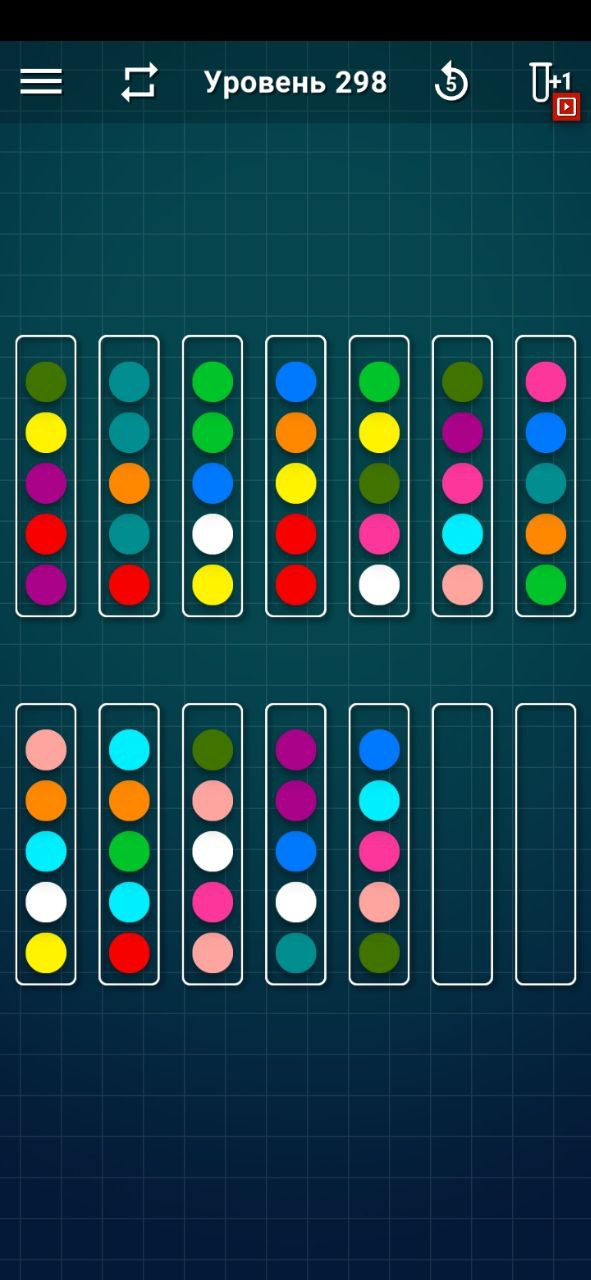
#> input picture examples/level298/photo_2022-07-17 20.31.10.jpeg, 591 x 1280 px
$ python -i screenshot_cv.py   (imports and definitions only)
#> lines starting #> are read from the running program, lines starting #| are printed output that depends on the picture; after the words box and inside, x2 and y2 are one past the last pixel; in counts of white or black regions, pixels touching at a corner belong together
import math

import cv2

from solver.field import Field
from solver.field_printer import FieldPrinter
from solver.palette import Palette
from solver.utils import get_int_color, map2d

SHOW_WINDOWS = False


def hierarchy_analyser(hierarchy):
    out_contour = 0
    result = []

    while True:
        if out_contour == -1:
            break
        result.append([])
        in_contour = hierarchy[out_contour][2]
        in_contour = hierarchy[in_contour][2]

        if in_contour != -1:
            while True:
                if in_contour == -1:
                    break
                result[-1].append(in_contour)
                in_contour = hierarchy[in_contour][0]
        out_contour = hierarchy[out_contour][0]

    return result


def build_element(contour, image, palette):
    moments = cv2.moments(contour)
    x = int(moments["m10"] / moments["m00"] / 3 * 3)
    y = int(moments["m01"] / moments["m00"] / 3 * 3)

    pixel = image[y, x]
    color = get_int_color(pixel)

    return x, y, palette.get_index_by_color(color)


def build_contours(image):
    trans_image = image.copy()
    trans_image = cv2.cvtColor(trans_image, cv2.COLOR_BGR2GRAY)
    trans_image = cv2.GaussianBlur(trans_image, (7, 7), 0)
    trans_image = cv2.threshold(trans_image, 64, 255, cv2.THRESH_BINARY)[1]

    return cv2.findContours(trans_image, cv2.RETR_TREE, cv2.CHAIN_APPROX_SIMPLE)


def resize_image(image):
    height = image.shape[0]
    start_height = height // 5
    end_height = height - start_height

    return image[start_height:end_height]


def comp(column):
    if len(column) > 0:
        return column[0][1], column[0][0]
    else:
        return math.inf, math.inf


class ScreenshotCV:
    def __init__(self, path):
        self.path = path
        self.field = None
        self.palette = None

    def analyze(self):
        image = resize_image(cv2.imread(self.path))
#> in resize_image, `height = image.shape[0]`: height = 1280
#> in resize_image, `start_height = height // 5`: start_height = 256
#> in resize_image, `end_height = height - start_height`: end_height = 1024
#> in resize_image, `return image[start_height:end_height]`:
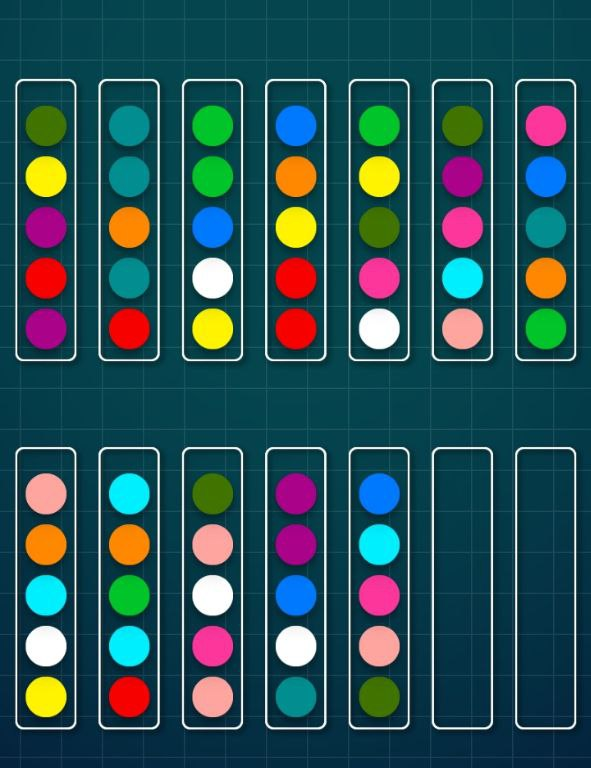
#> returned value: shape (768, 591, 3); mean of channels 0, 1, 2 85.6, 80.2, 40.5; drawn as B, G, R
        contours, hierarchy = build_contours(image)
#> in build_contours, `trans_image = cv2.cvtColor(trans_image, cv2.COLOR_BGR2GRAY)`:
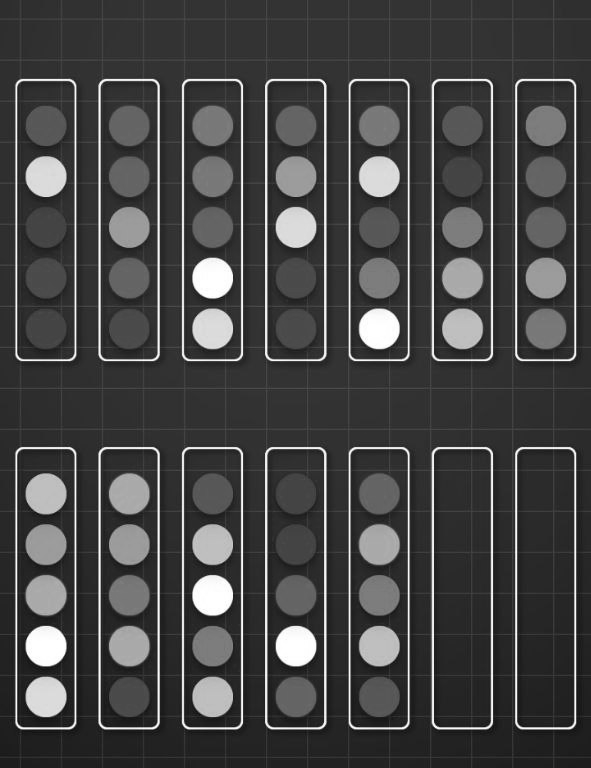
#> trans_image: shape (768, 591); min 9, max 255, mean 68.9
#> in build_contours, `trans_image = cv2.GaussianBlur(trans_image, (7, 7), 0)`:
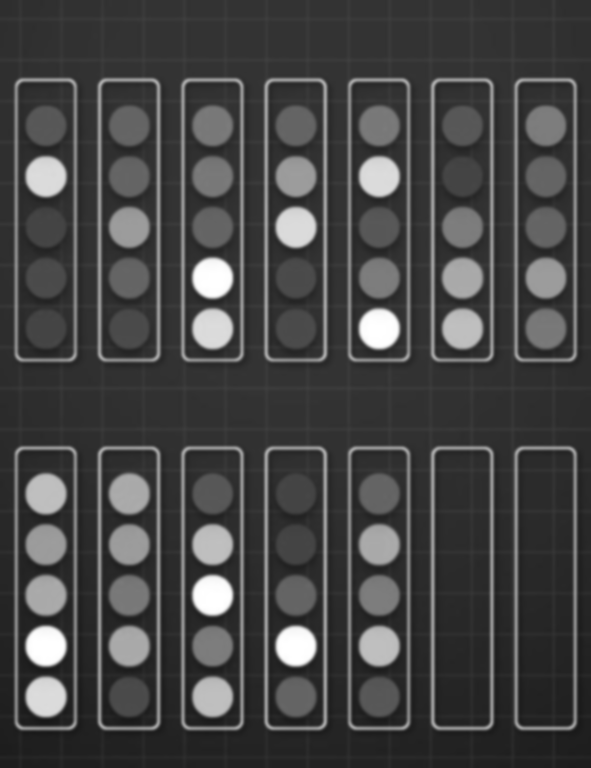
#> trans_image: shape (768, 591); min 24, max 255, mean 68.9
#> in build_contours, `trans_image = cv2.threshold(trans_image, 64, 255, cv2.THRESH_BINARY)[1]`:
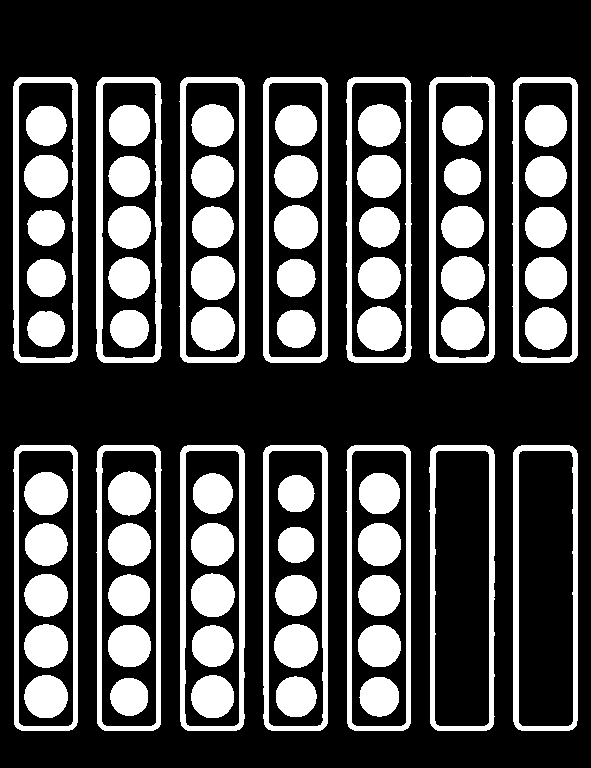
#> trans_image: shape (768, 591); 30.1% white; 74 white regions
#> contours = 88 contours; largest, box (x1, y1, x2, y2) and area: (429, 76, 495, 363) 18438, (96, 77, 162, 363) 18178, (512, 77, 578, 363) 18174, (263, 77, 328, 363) 18172, (179, 77, 245, 363) 18168
        if SHOW_WINDOWS:
            vis = image.copy()
            cv2.drawContours(vis, contours, -1, (0, 0, 255))
            cv2.imshow('image', vis)
            cv2.waitKey(0)
            cv2.destroyAllWindows()
#> (the run stopped early here; a loop or call above may not have finished)
